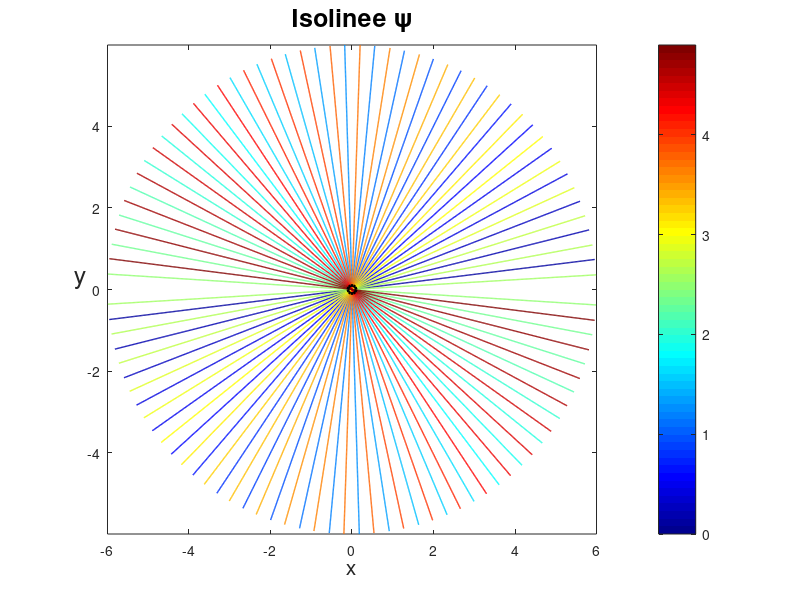
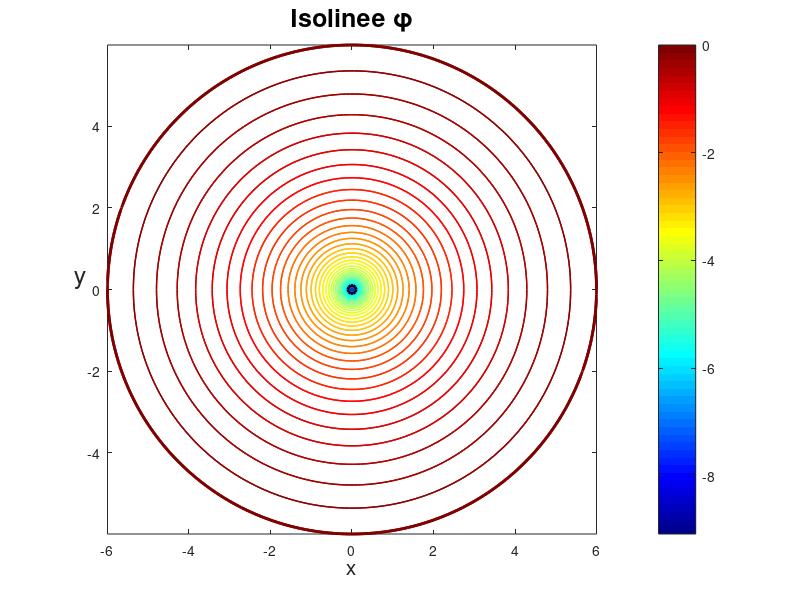

MATLAB code for these plots, in order:
%%Plot del campo di velocità risultante da una sorgente puntiforme
%Definisco il piano di lavoro in coordinate polari
r = -6:.02:6;
theta = 0:.02:2*pi;
[R,Theta] = meshgrid(r,theta)
x = R.*cos(Theta);
y = R.*sin(Theta);
x0 = 6;
y0 = 0;
%Definisco l'intensità della sorgente Q
Q = 5;

%Calcolo la funzione di corrente
psi = (Q.*Theta)/(2*pi);

%Plotto le isolinee psi
figure
[~,h] = contour(x,y,psi,50,'LineWidth',1);
set(h,'ShowText','off','TextStep',get(h,'LevelStep'));
hold on
contour(x,y,psi,[0 0],'LineWidth',2);
colormap jet
colorbar
axis equal;
xlabel('x','FontSize',15)
ylabel('y','Rotation',0,'FontSize',18)
title('Isolinee \psi','FontSize',18)
plot(0,0,'ko','LineWidth',2)

%Calcolo la funzione potenziale phi
phi = (Q/(2*pi)).*log((x.^2 + y.^2)./(x0.^2 + y0.^2));

%Plotto le isolinee phi
figure
[~,h] = contour(x,y,phi,50,'LineWidth',1);
set(h,'ShowText','off','TextStep',get(h,'LevelStep'));
hold on
contour(x,y,phi,[0 0],'LineWidth',2);
colormap jet
colorbar
axis equal;
xlabel('x','FontSize',15)
ylabel('y','Rotation',0,'FontSize',18)
title('Isolinee \phi','FontSize',18)
plot(0,0,'ko','LineWidth',2)

hold on
